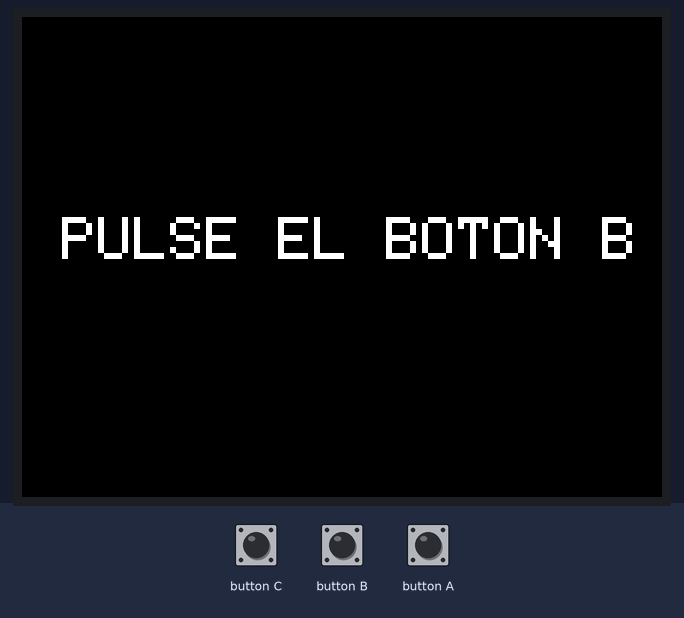
Bench run of a sketch on a simulated ESP32. On the bench: 320×240 colour display. The test bench sets the inputs (shaded band). WiFi joins after 1.5 s; servers stay silent unless stated; uploads are accepted with an empty reply; the local clock reads 2024-03-15 10:24:30 at power-on unless the sketch sets it; random numbers use the default seed unless the sketch sets one.

Above: at 3.1 s.
3.2 s: button B pressed for 0.15 s
At 4.4 s:
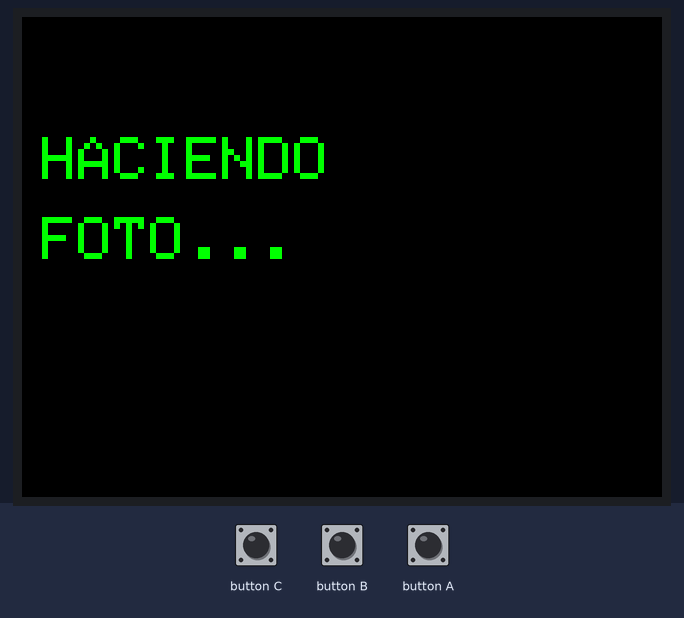
6.3 s: button B pressed for 1 s
At 10.1 s:
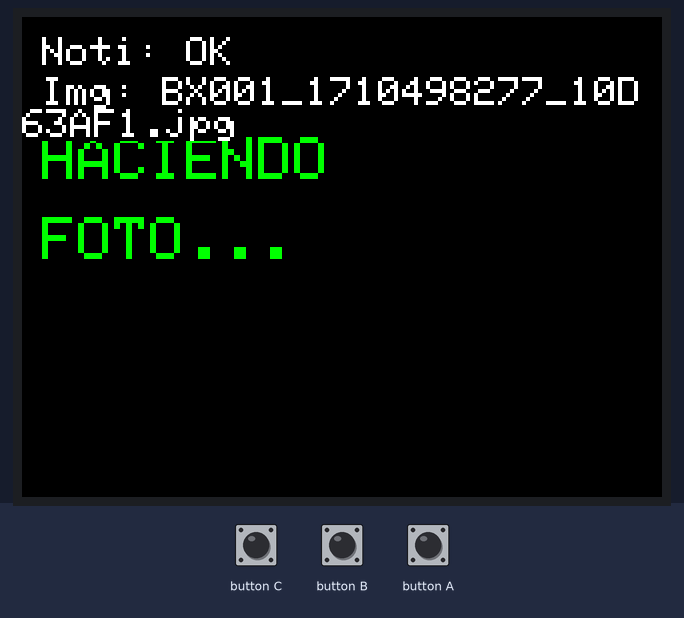
10.3 s: button B pressed for 0.15 s
At 12.6 s:
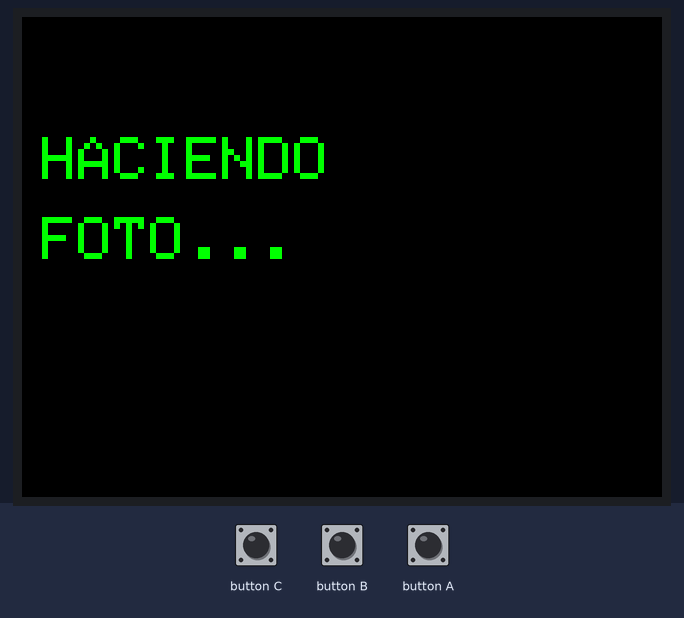
13.4 s: button B pressed for 3.2 s
At 19.1 s:
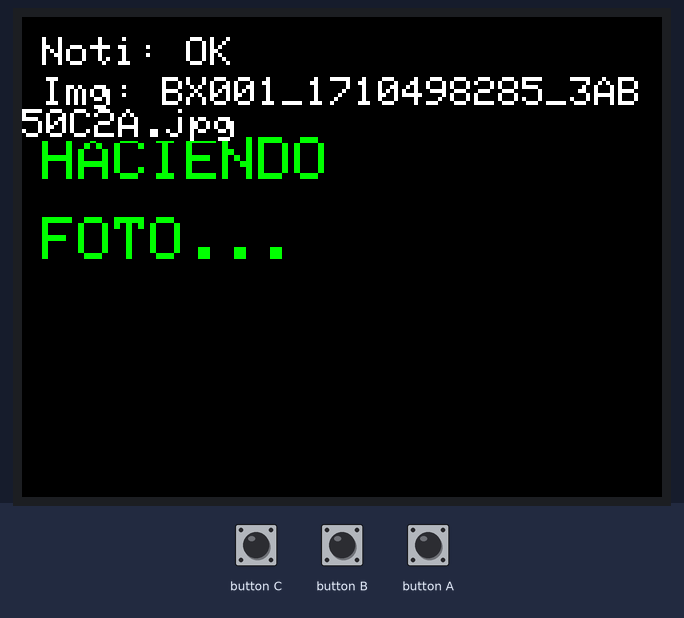
19.5 s: button B pressed for 0.15 s
At 22.5 s:
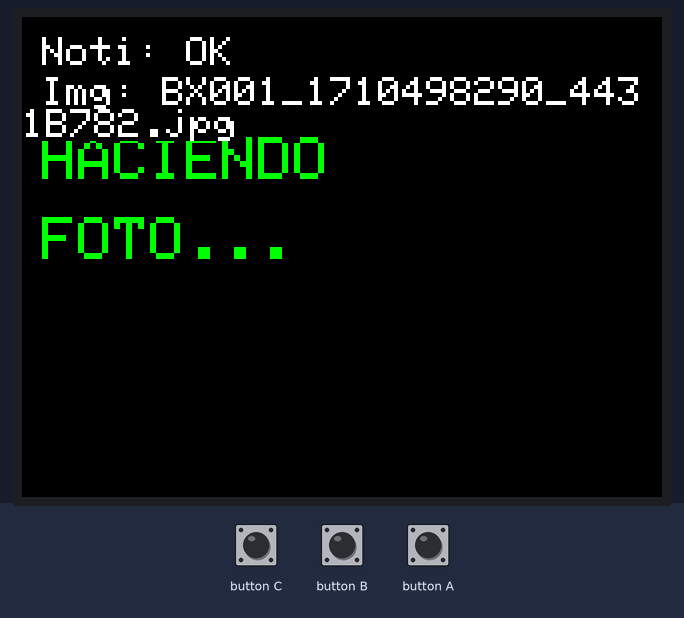
22.6 s: button B pressed for 1 s
At 27.3 s:
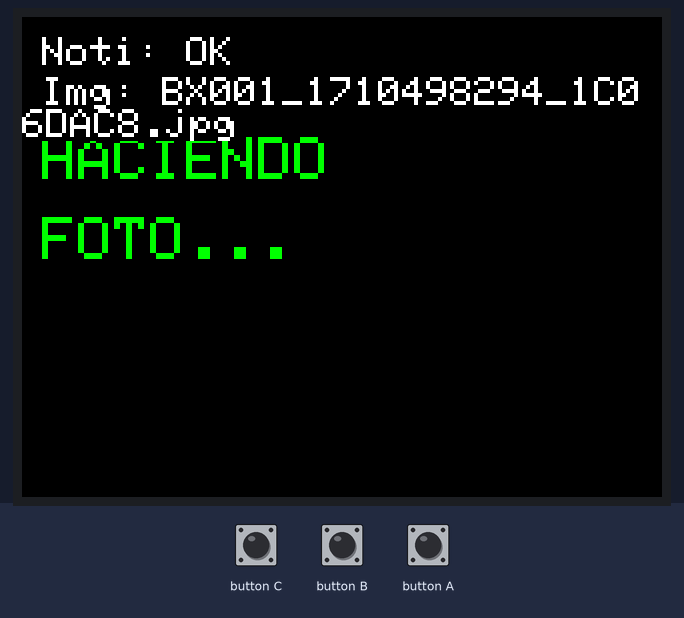
Timing chart, 0 to 28.8 s (numbered marks = the images above; inputs shaded):
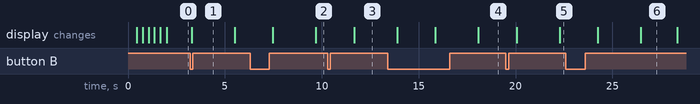

Measured:
- after the input at 3.2 s, the display: changes after 0.09 s (image 1)

The sketch:

FreeRTOS_M5stack_camara.ino
```cpp
#include <WiFi.h>
#include <WiFiUdp.h>
#include <M5Stack.h>
#include <HTTPClient.h>
#include <WiFiClientSecure.h>
#include <ArduinoJson.h>
#include <time.h>

// -------------------------
// CONFIG
// -------------------------
const char* ssid = "DIGIFIBRA-P9zt";
const char* password = "4t5Z7y3YutEC";

const char* esp32cam_ip = "192.168.1.149";
const int udpPort = 4210;
WiFiUDP Udp;

String apiKey    = "AIzaSyBHTeOdFk1BlxFirAU1eFHjonV7YjrlpO4";
String projectID = "qubi-d3588";

String buzonNumeroIdentificador = "BX001";
String usuarioId = "M5StackCam";


static QueueHandle_t qBtn = nullptr;
static SemaphoreHandle_t lcdMutex = nullptr;

static inline void lcdLock()   { xSemaphoreTake(lcdMutex, portMAX_DELAY); }
static inline void lcdUnlock() { xSemaphoreGive(lcdMutex); }


static void syncTime() {
  configTime(3600, 0, "pool.ntp.org", "time.nist.gov");
  time_t now = 0;
  int retries = 0;
  while (now < 1700000000 && retries < 30) {
    vTaskDelay(pdMS_TO_TICKS(250));
    time(&now);
    retries++;
  }
}

static String isoTimestampUTC() {
  time_t now;
  time(&now);
  struct tm tmUtc;
  gmtime_r(&now, &tmUtc);

  char buf[32];
  strftime(buf, sizeof(buf), "%Y-%m-%dT%H:%M:%SZ", &tmUtc);
  return String(buf);
}

static String generarNombreImagen() {
  uint32_t r = (uint32_t)esp_random();
  time_t now; time(&now);

  char hexbuf[9];
  snprintf(hexbuf, sizeof(hexbuf), "%08X", (unsigned)r);

  return buzonNumeroIdentificador + "_" + String((unsigned long)now) + "_" + String(hexbuf) + ".jpg";
}

static void enviarUDP(const String& mensaje) {
  Udp.beginPacket(esp32cam_ip, udpPort);
  Udp.print(mensaje);
  Udp.endPacket();
}

static bool crearNotificacionSolicitud(const String& nombreImagen) {
  WiFiClientSecure client;
  client.setInsecure();
  HTTPClient http;

  String url = "https://firestore.googleapis.com/v1/projects/" + projectID +
               "/databases/(default)/documents/notificaciones?key=" + apiKey;

  if (!http.begin(client, url)) return false;
  http.addHeader("Content-Type", "application/json");

  String titulo  = "🔔 Solicitud de Apertura en " + buzonNumeroIdentificador;
  String mensaje = "Se ha solicitado una apertura en tu buzón " + buzonNumeroIdentificador;

  JsonDocument doc;
  JsonObject fields = doc["fields"].to<JsonObject>();
  fields["buzonNumeroIdentificador"]["stringValue"] = buzonNumeroIdentificador;
  fields["fecha"]["timestampValue"] = isoTimestampUTC();
  fields["leido"]["booleanValue"] = false;
  fields["mensaje"]["stringValue"] = mensaje;
  fields["tipo"]["stringValue"] = "solicitud";
  fields["titulo"]["stringValue"] = titulo;
  fields["usuarioId"]["stringValue"] = usuarioId;
  fields["imagen"]["stringValue"] = nombreImagen;

  String json;
  serializeJson(doc, json);

  int code = http.POST(json);
  http.end();
  return (code == 200 || code == 201);
}


static void pantallaInicio() {
  M5.Lcd.clear();
  M5.Lcd.setTextSize(3);
  M5.Lcd.setTextColor(WHITE, BLACK);
  M5.Lcd.setCursor(20, 100);
  M5.Lcd.println("PULSE EL BOTON B");
}

static void pantallaFoto() {
  M5.Lcd.clear();
  M5.Lcd.setTextSize(3);
  M5.Lcd.setTextColor(GREEN, BLACK);
  M5.Lcd.setCursor(10, 60);  M5.Lcd.println("HACIENDO");
  M5.Lcd.setCursor(10, 100); M5.Lcd.println("FOTO...");
}


static void TaskBoton(void* pv) {
  (void)pv;
  bool last = false;
  uint32_t lastMs = 0;
  const uint32_t debounceMs = 250;

  for (;;) {
    M5.update();
    bool now = M5.BtnB.isPressed();
    uint32_t t = millis();

    if (now && !last && (t - lastMs) > debounceMs) {

      uint8_t ev = 1;
      xQueueSend(qBtn, &ev, 0);
      lastMs = t;
    }

    last = now;
    vTaskDelay(pdMS_TO_TICKS(20));
  }
}


static void TaskTrabajo(void* pv) {
  (void)pv;
  uint8_t ev;

  for (;;) {

    if (xQueueReceive(qBtn, &ev, portMAX_DELAY) == pdTRUE) {


      lcdLock();
      pantallaFoto();
      lcdUnlock();

      // Nombre + pequeña espera
      String nombre = generarNombreImagen();
      vTaskDelay(pdMS_TO_TICKS(2000));


      enviarUDP("CAPTURE:" + nombre);


      bool ok = crearNotificacionSolicitud(nombre);


      lcdLock();
      M5.Lcd.setTextSize(2);
      M5.Lcd.setTextColor(WHITE, BLACK);
      M5.Lcd.setCursor(10, 10);
      M5.Lcd.printf("Noti: %s", ok ? "OK" : "FALLO");
      M5.Lcd.setCursor(10, 30);
      M5.Lcd.printf("Img: %s", nombre.c_str());
      lcdUnlock();

      vTaskDelay(pdMS_TO_TICKS(1800));

      lcdLock();
      pantallaInicio();
      lcdUnlock();
    }
  }
}


void setup() {
  M5.begin();
  Serial.begin(115200);

  lcdMutex = xSemaphoreCreateMutex();
  qBtn = xQueueCreate(5, sizeof(uint8_t));

  lcdLock();
  M5.Lcd.setTextSize(2);
  M5.Lcd.print("Conectando WiFi...");
  lcdUnlock();

  WiFi.begin(ssid, password);
  while (WiFi.status() != WL_CONNECTED) {
    vTaskDelay(pdMS_TO_TICKS(300));
    lcdLock(); M5.Lcd.print("."); lcdUnlock();
  }

  Udp.begin(udpPort);
  syncTime();

  lcdLock();
  pantallaInicio();
  lcdUnlock();

  // 2 tareas
  xTaskCreatePinnedToCore(TaskBoton,   "Boton",   4096, nullptr, 2, nullptr, 1);
  xTaskCreatePinnedToCore(TaskTrabajo, "Trabajo", 8192, nullptr, 1, nullptr, 1);
}

void loop() {

  vTaskDelay(pdMS_TO_TICKS(1000));
}
```
